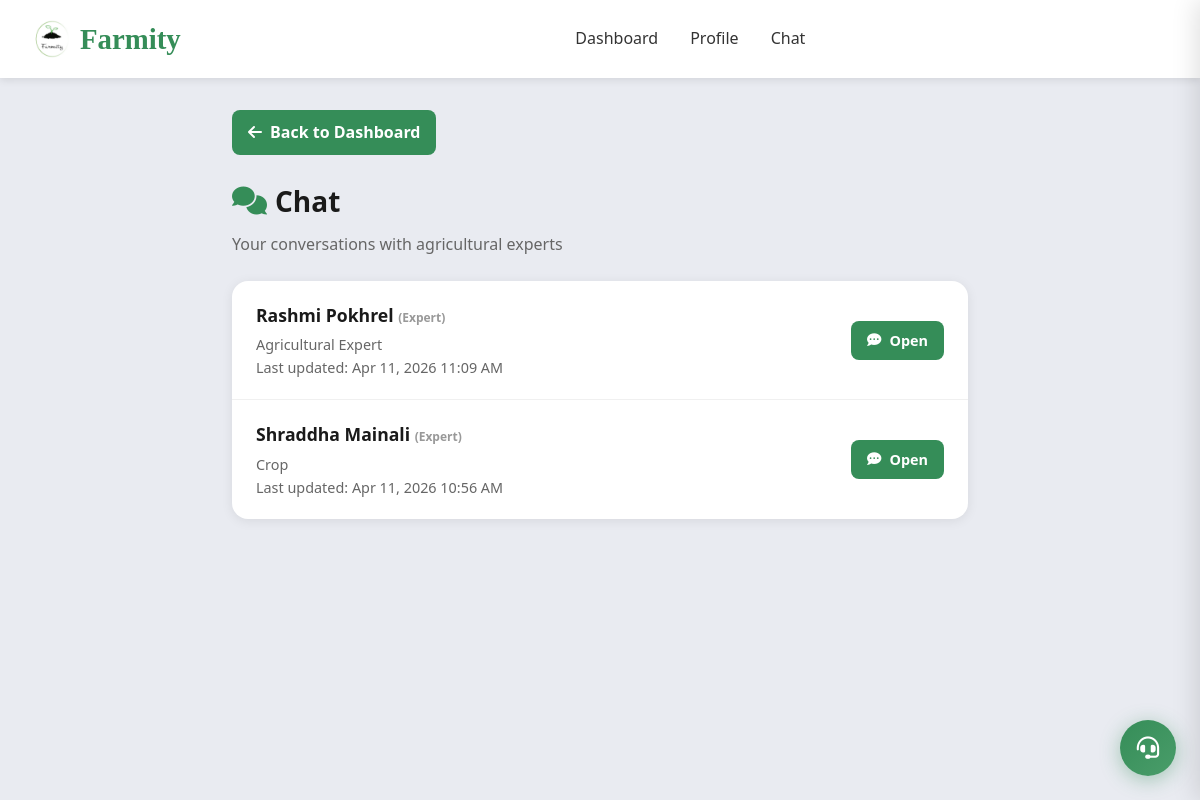
/chat/ (signed in), run on an earlier commit of the app's database.
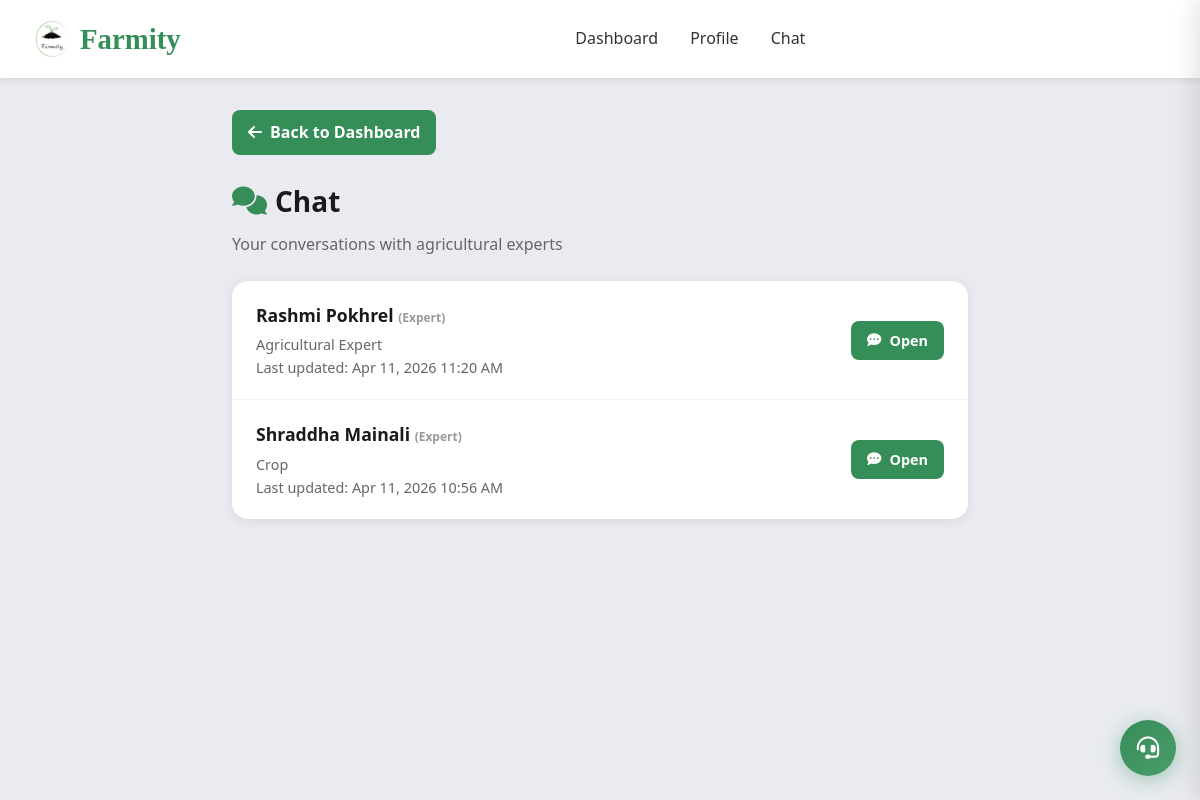
And on a later commit of the database.
### accounts/models.py (models this page shows, shortened)
class ExpertChatThread(models.Model):
    expert = models.ForeignKey(ExpertProfile, on_delete=models.CASCADE, related_name='chat_threads')
    created_by = models.ForeignKey(User, on_delete=models.CASCADE, related_name='chat_threads')
    created_at = models.DateTimeField(auto_now_add=True)
    updated_at = models.DateTimeField(auto_now=True)
    class Meta:
        ordering = ('-updated_at',)

class ExpertProfile(models.Model):
    user = models.OneToOneField(User, on_delete=models.CASCADE, related_name='expert_profile')
    name = models.CharField(max_length=255, blank=True, null=True)
    photo = models.ImageField(upload_to='expert_photos/', blank=True, null=True)
    qualification = models.CharField(max_length=255, blank=True, null=True)
    specialization = models.CharField(max_length=255, blank=True, null=True)
    experience = models.CharField(max_length=50, blank=True, null=True)
    consultation_fee = models.DecimalField(
        max_digits=10, decimal_places=2, default=0, blank=True, null=True,
        help_text='Fee per appointment (Rs.). 0 = free. Can be set for future paid appointments.'
    )

class User(AbstractBaseUser, PermissionsMixin):
    ROLE_CHOICES = (
        ('admin', 'Admin'),
        ('buyer', 'Buyer'),
        ('farmer', 'Farmer'),
        ('agricultural_expert', 'Agricultural Expert'),
        ('vendor', 'Vendor'),
    )
    GENDER_CHOICES = (
        ('male', 'Male'),
        ('female', 'Female'),
        ('other', 'Other'),
    )
    email = models.EmailField(unique=True)
    phone = models.CharField(max_length=10, unique=True, blank=True, null=True)
    gender = models.CharField(max_length=10, choices=GENDER_CHOICES, blank=True, null=True)
    role = models.CharField(max_length=20, choices=ROLE_CHOICES, default='buyer')
    is_active = models.BooleanField(default=True)
    email_verified = models.BooleanField(default=False)
    is_verified = models.BooleanField(default=False)
    is_staff = models.BooleanField(default=False)
    date_joined = models.DateTimeField(auto_now_add=True)
    objects = UserManager()
    USERNAME_FIELD = 'email'
    REQUIRED_FIELDS = []

### accounts/views.py (the view)
# urls.py: path('chat/', chat_threads_page, name='chat_threads'),
@login_required
def chat_threads_page(request):
    if request.user.role not in {'buyer', 'farmer', 'agricultural_expert'}:
        return _redirect_to_role_home_response(request.user)
    if request.user.role == 'agricultural_expert':
        profile = ExpertProfile.objects.get(user=request.user)
        threads = ExpertChatThread.objects.filter(expert=profile).select_related('created_by', 'expert', 'expert__user').order_by('-updated_at')
    else:
        if request.user.role == 'farmer':
            kyc_request = request.user.kyc_requests.first()
            kyc_status = kyc_request.status if kyc_request else None
            if kyc_status != 'approved':
                messages.error(request, 'KYC verification is required to chat with experts. Please complete your KYC verification first.')
                return redirect('farmer_dashboard')
        threads = ExpertChatThread.objects.filter(created_by=request.user).select_related('expert', 'expert__user').order_by('-updated_at')
    context = {'threads': threads}
    return render(request, 'chat_threads.html', context)

### accounts/context_processors.py (called while the page is built, shortened)
def admin_collections_payouts_summary(request):
    if not request.user.is_authenticated or getattr(request.user, 'role', None) != 'admin':
        return {}

### templates/chat_threads.html (shortened to what this page needs)
<!DOCTYPE html>
<html lang="en">
<head>
    <link rel="stylesheet" href="/static/css/style.css">
    <link href="https://cdnjs.cloudflare.com/ajax/libs/font-awesome/6.0.0/css/all.min.css" rel="stylesheet">
</head>
<body>
    <header class="main-header">
        <div class="header-container">
            <div class="logo">
                <a href="/" style="display: flex; align-items: center; gap: 0.5rem; text-decoration: none; color: inherit;">
                    <img src="/static/images/Farmity%20logo.png" alt="Farmity" class="logo-img" onerror="this.style.display='none'">
                    <span class="logo-text">Farmity</span>
                </a>
            </div>
            <nav class="main-nav">
                {% if request.user.role == 'farmer' %}<a href="{% url 'farmer_dashboard' %}">Dashboard</a>
                {% elif request.user.role == 'buyer' %}<a href="{% url 'user_dashboard' %}">Dashboard</a>
                {% elif request.user.role == 'agricultural_expert' %}<a href="{% url 'expert_dashboard' %}">Dashboard</a>
                {% else %}<a href="{% url 'dashboard' %}">Dashboard</a>{% endif %}
                <a href="{% url 'profile' %}">Profile</a>
                <a href="{% url 'chat_threads' %}">Chat</a>
            </nav>
        </div>
    </header>
    <main class="main-content">
        <a href="{% if request.user.role == 'farmer' %}{% url 'farmer_dashboard' %}{% elif request.user.role == 'buyer' %}{% url 'user_dashboard' %}{% else %}{% url 'expert_dashboard' %}{% endif %}" class="btn-back">
            <i class="fas fa-arrow-left"></i> Back to Dashboard
        </a>
        <h1 class="page-title"><i class="fas fa-comments" style="color: #358D58;"></i> Chat</h1>
        <p class="page-subtitle">
            {% if request.user.role == 'agricultural_expert' %}
                Your conversations with farmers and buyers
            {% else %}
                Your conversations with agricultural experts
            {% endif %}
        </p>
        <div class="chat-card">
            {% if threads %}
            <ul class="thread-list">
                {% for thread in threads %}
                <a href="{% url 'chat_thread' thread.id %}" class="thread-item">
                    <div class="thread-info">
                        <h4>
                            {% if request.user.role == 'agricultural_expert' %}
                                {{ thread.created_by.email }}
                                {% if thread.created_by.role == 'farmer' %}<span style="font-size:0.75rem;color:#999;">(Farmer)</span>{% elif thread.created_by.role == 'buyer' %}<span style="font-size:0.75rem;color:#999;">(Buyer)</span>{% endif %}
                            {% else %}
                                {{ thread.expert.name|default:thread.expert.user.email }}
                                <span style="font-size:0.75rem;color:#999;">(Expert)</span>
                            {% endif %}
                        </h4>
                        <p>{{ thread.expert.specialization|default:"Agricultural Expert" }}</p>
                        <p class="thread-meta">Last updated: {{ thread.updated_at|date:"M d, Y h:i A" }}</p>
                    </div>
                    <span class="btn-open"><i class="fas fa-comment-dots"></i> Open</span>
                </a>
                {% endfor %}
            </ul>
            {% endif %}
        </div>
    </main>
    {% include 'support_widget.html' %}
</body>
</html>

What changed in the data, as far as the page shows it:
changed ExpertChatThread "Rashmi Pokhrel": updated_at "Apr 11, 2026 11:09 AM" → "Apr 11, 2026 11:20 AM"
